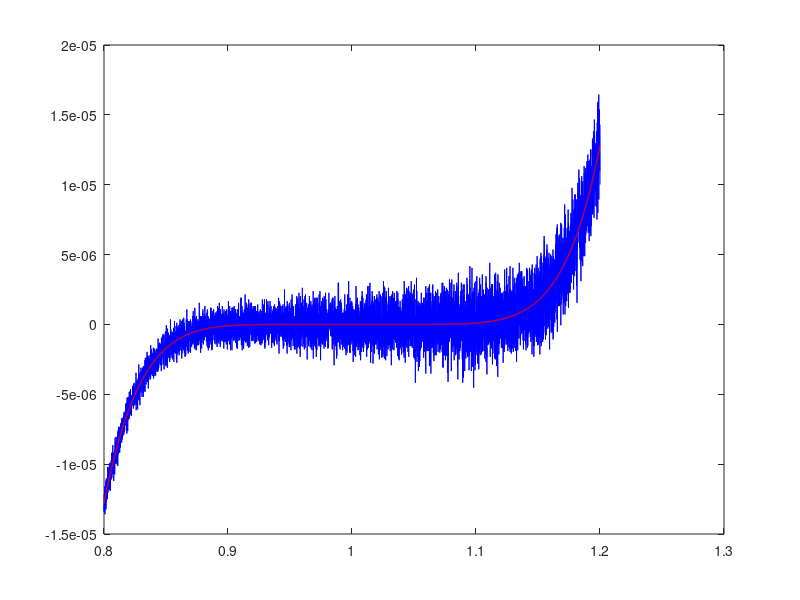

This figure's MATLAB source:
%%%%%%%%%%%%%%%%%%%%%%%%%%%%%%%%%%%%%%%%%%%%%%%%%%%%%%%%%%%%%%%%%%%%%%%%%%%%%%%
%%%  Numerische Mathematik fuer Physik und Ingenieurwissenschaften 2020     %%%
%%%  Programmierabgaben (Praktischer Teil des Uebungungsblattes)            %%%
%%%%%%%%%%%%%%%%%%%%%%%%%%%%%%%%%%%%%%%%%%%%%%%%%%%%%%%%%%%%%%%%%%%%%%%%%%%%%%%
%  Student 1: Nico, Guth
%  Unimail-adress: nico.guth@tu-dortmund.de
%
%  Student 2: David, Venker
%  Unimail-adress: david.venker@tu-dortmund.de
%
% Uebungszettel-Nr: Blatt 1
% Aufgabennummer:   1.2
% Program name:     B1A2 
%
% Program(version): MatLab R2020a
% OS:               Windows 10 64bit
%%%%%%%%%%%%%%%%%%%%%%%%%%%%%%%%%%%%%%%%%%%%%%%%%%%%%%%%%%%%%%%%%%%%%%%%%%%%%%%
%%%%%%%%%%%%%%%%%%%%%%%%%%%%%%%%%%%%%%%%%%%%%%%%%%%%%%%%%%%%%%%%%%%%%%%%%%%%%%%
% Description of the program
% Plottet (x-1)^7
clc;       % clear the Command Window
close all; % close all plots etc. 
clear all; % deletes all data in the Workspace

f = @(x) (x-1).^7;
h = @(x) ((((((x-7).*x+21).*x-35).*x+35).*x-21).*x+7).*x-1; % Horner-Form

x = single([0.8:5*10^(-5):1.2]); % Init x-Werte als single Array

plot(x,h(x),'b');
hold;
plot(x,f(x),'r','LineWidth',1);

% Erklärung der Ungenauigkeit vom Plot der Horner-Form:
% in der Horner Form werden viele verschieden Rechenoperationen
% hintereinander mit x ausgeführt, mit niedrigerer Auflösung durch single
% wird jedes Ergebnis von h(x) dann sehr Ungenau im Vergleich zu f(x) wo
% nur 2 Rechenoperationen ausgeführt werden.